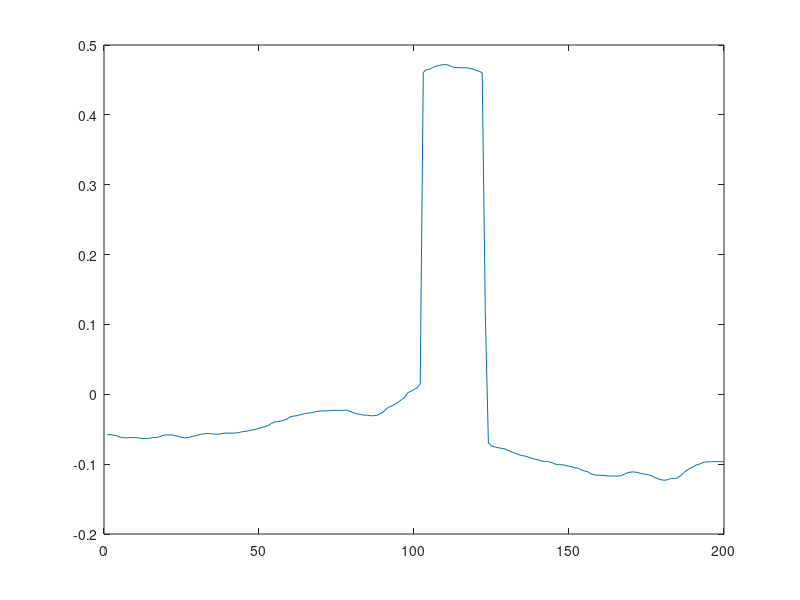

MATLAB code to generate this figure:
close all;
clear all;

count = 1
count2 = 1;
TP = 10 ; % this is the number of POSTIVES
s2 = 0.05;
% stopping rule : when we can't reduce the RSS by more than 1%
% threshold = 0.01;

%%%%%%%% Define HRF %%%%%%%%%%
tau1=6;
tau2=16;

h = inline('t.^(tau1-1).*exp(-t)/gamma(tau1) - 0.16*t.^(tau2-1).*exp(-t)/gamma(tau2)','tau1','tau2','t');
T = 200;
t = [0:2:2*T-2]';
hh = h(tau1,tau2,t);   hh = hh - mean(hh); hh = hh/norm(hh);
H = toeplitz( [hh(1); zeros(T-1,1)], hh')';  %  *** there was a transpose missing here ! ***
%H = H-ones(T,1)*mean(H);
%H=eye(T);
%%%%%% Define the event sequence %%%%%%%%%
x=zeros(T,1);
x(100:120)=1;
n = sqrt(s2)*randn(T,1);
y = H*x + n;
y=y-mean(y);
x0 = y;
Nevs = 0;
figure(1); plot(y); pause
threshold=2;
rho=0.00001;
for t=1:50     % We need to find a way to pick this number    
    delta_xt=diff(x0); 
    w=threshold/2./sqrt(delta_xt.^2+rho);
    W=diag(w);
    D=diag(ones(T,1))+diag(-ones(T-1,1),1); D=D(1:T-1,:);
    A=H'*H+D'*W*D;
    x1=A\y;
    figure(1); plot(x1); pause
    res = y - H*x1;
    % check to see that the detected events made a difference.
   
    x0=x1;
end
xhat=x1;
        
        
